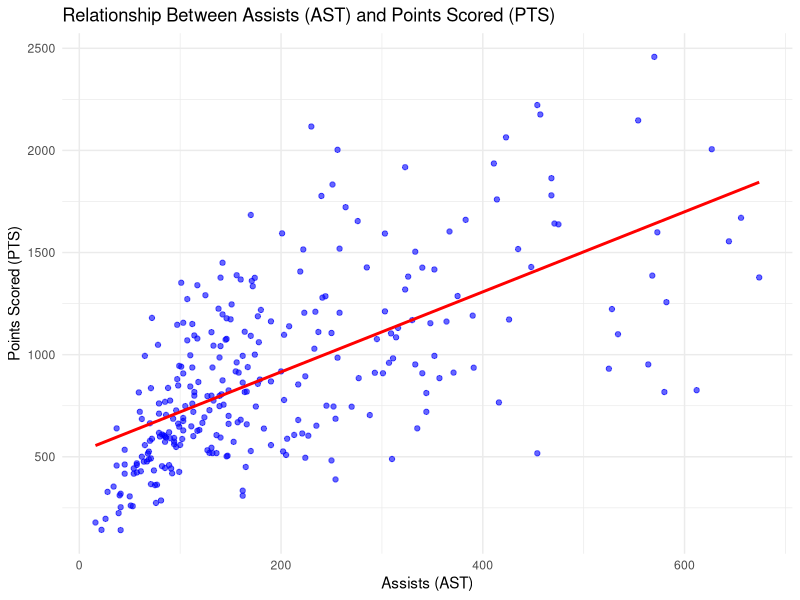
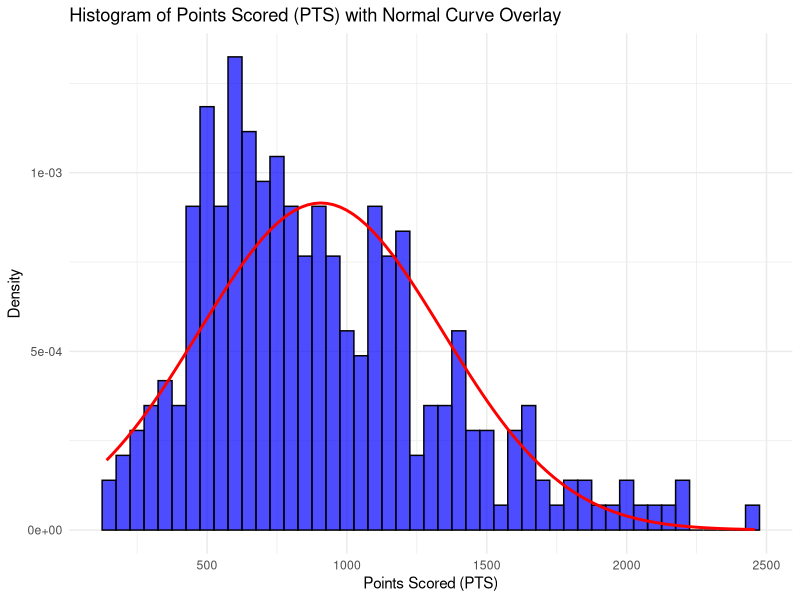

The R script that drew these images, in order:
# Load necessary packages
# dplyr for data manipulation.
# ggplot2 for creating informative and attractive visualizations.
library(dplyr)
library(ggplot2)

# Load the dataset
# Load the dataset from a CSV file located within the 'data' directory.
data <- read.csv("data/DataSet.csv")

# Step 1: Create a Primary_Position column by extracting the first listed position
data <- data %>%
  mutate(Primary_Position = sapply(strsplit(as.character(Positions), ","), `[`, 1))

# Step 2: Remove any leading or trailing whitespace in the Primary_Position column
data$Primary_Position <- trimws(data$Primary_Position)

# Step 3: Summarize points by primary position after cleaning
summary_stats_clean <- data %>%
  group_by(Primary_Position) %>%
  summarize(mean_pts = mean(PTS, na.rm = TRUE),
            sd_pts = sd(PTS, na.rm = TRUE),
            count = n())
print(summary_stats_clean)

# Step 4: Perform a Spearman correlation test between Assists (AST) and Points Scored (PTS)
cor_test <- cor.test(data$AST, data$PTS, method = "spearman", exact = FALSE)

# Print the results of the correlation test
print(cor_test)

# Extract test statistic and p-value
test_statistic <- cor_test$statistic
p_value <- cor_test$p.value

# Step 5: Create a scatter plot with a linear trendline
ggplot(data, aes(x = AST, y = PTS)) +
  geom_point(color = "blue", alpha = 0.6) +  # Points for visualization
  geom_smooth(method = "lm", color = "red", se = FALSE) +  # Add trendline (linear regression)
  labs(
    title = "Relationship Between Assists (AST) and Points Scored (PTS)",
    x = "Assists (AST)",
    y = "Points Scored (PTS)"
  ) +
  theme_minimal()

# Step 6: Create a histogram of Points Scored (PTS) with a bell curve overlay
ggplot(data, aes(x = PTS)) +
  geom_histogram(aes(y = after_stat(density)), 
                 binwidth = 50, fill = "blue", color = "black", alpha = 0.7) +
  stat_function(fun = dnorm, 
                args = list(mean = mean(data$PTS, na.rm = TRUE), 
                            sd = sd(data$PTS, na.rm = TRUE)), 
                color = "red", linewidth = 1) +
  labs(
    title = "Histogram of Points Scored (PTS) with Normal Curve Overlay",
    x = "Points Scored (PTS)",
    y = "Density"
  ) +
  theme_minimal()

# Output test statistic and p-value for reporting
cat("Test Statistic:", test_statistic, "\n")
cat("P-value:", p_value, "\n")

